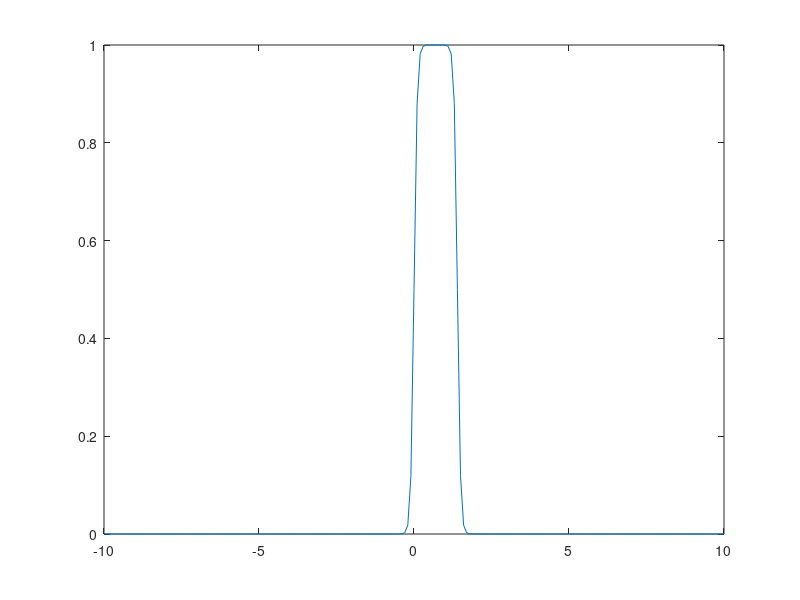

This chart was generated by the following MATLAB code:
clear all
close all
X=-10:0.1:10;
d=20;
c1=0;
c2=1.4;

% b=5;
% d=2;
% c=0;

% a=-5;
% b=-3;
% c=3;
% d=5;
for k=1:length(X)
    Y(k)=1/(1+exp(-d*(X(k)-c1)))-1/(1+exp(-d*(X(k)-c2)));
    
%     Y(k)=1/(1+((X(k)-c)/d)^2^b);

%     if X(k)<=a
%         Y(k)=0;
%     elseif X(k)>a && X(k)<=b
%         Y(k)=(X(k)-a)/(b-a);
%     elseif X(k)>b && X(k)<=c
%         Y(k)=1;
%     elseif X(k)>c && X(k)<=d
%         Y(k)=(d-X(k))/(d-c);
%     else
%         Y(k)=0;
%     end
end
plot(X,Y)